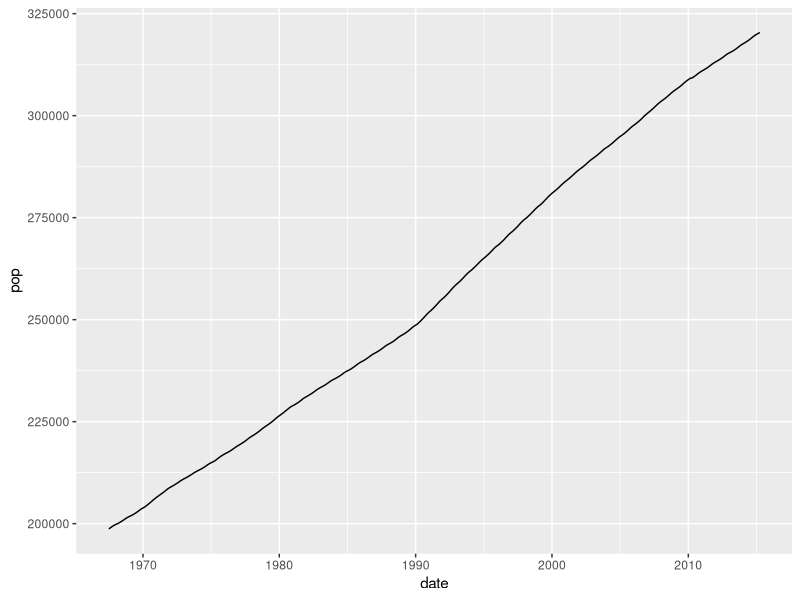
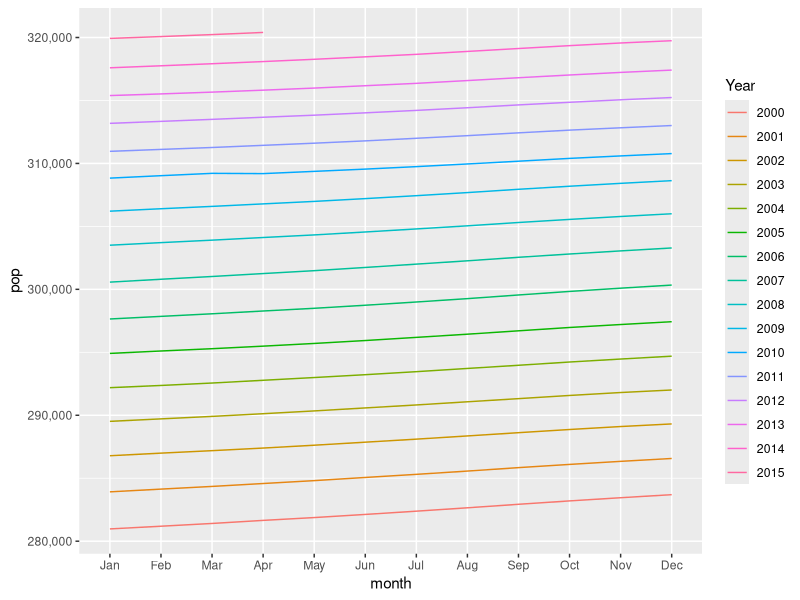
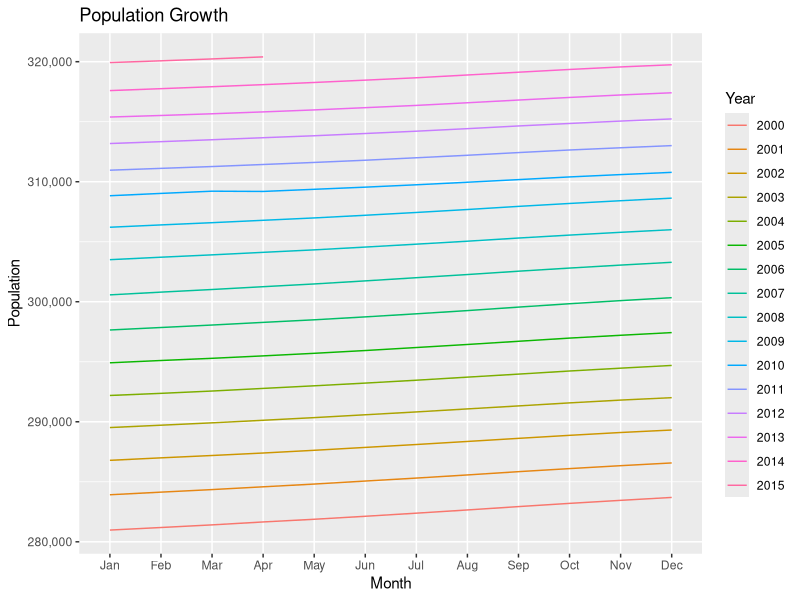
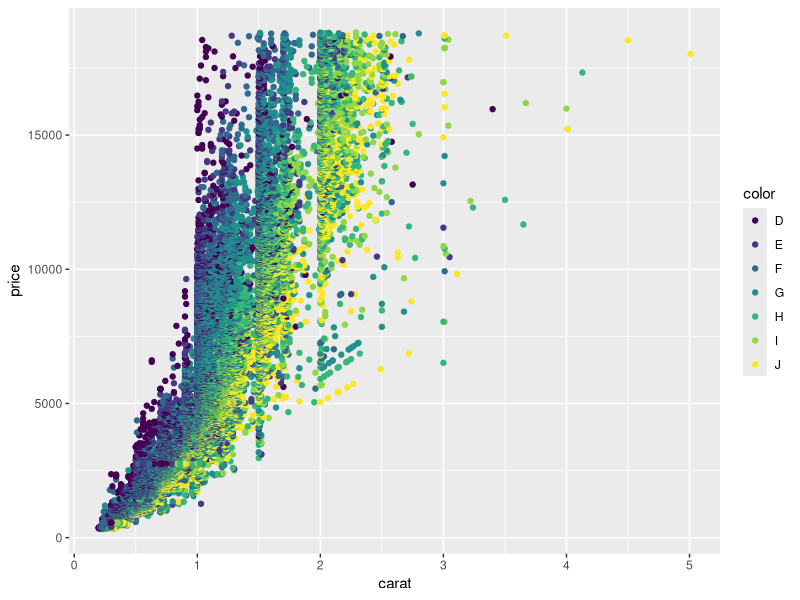
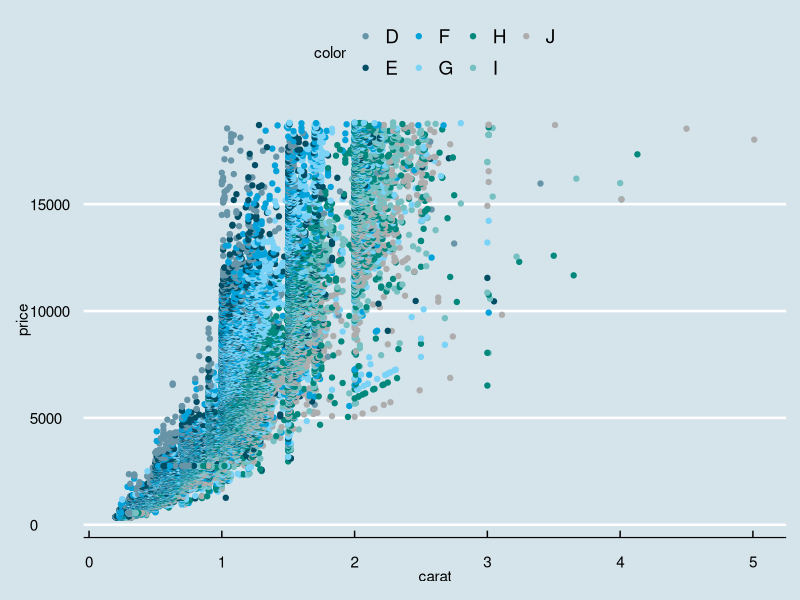
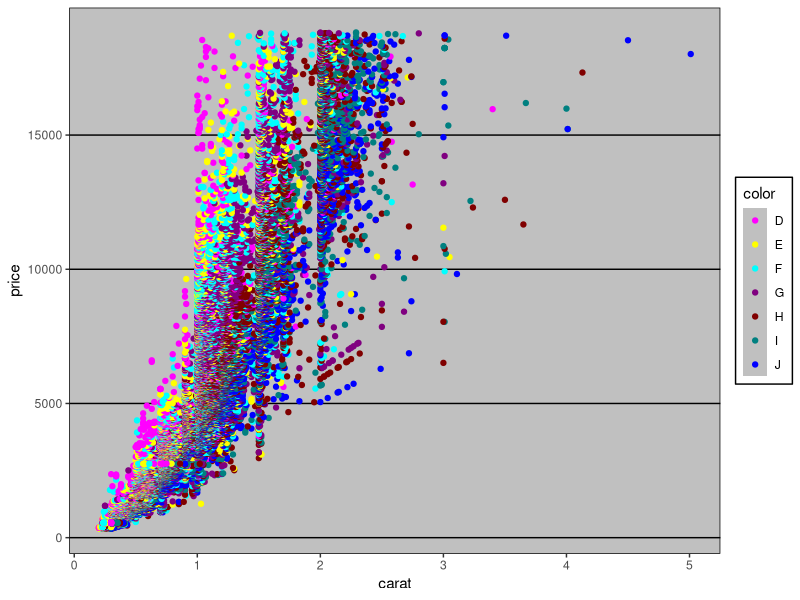
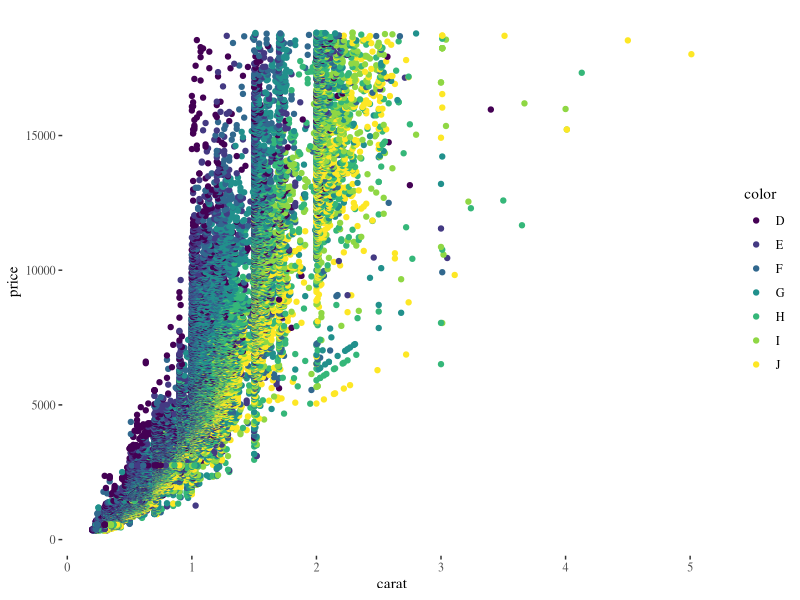
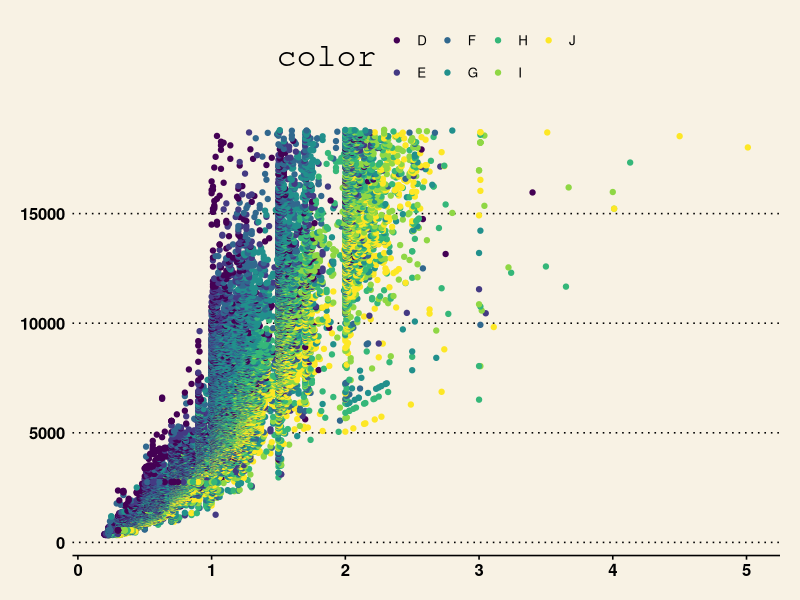

Recreate these plots in R, in order.
library(ggplot2)

economics

ggplot(economics, aes(x=date, y=pop)) + geom_line()

install.packages("lubridate")
library(lubridate)

economics$year <- year(economics$date)  # year()는 lubridate 패키지에 포함된 함수. 
                                        #economics$date 값들 중 year에 해당하는 것만 출력
economics$month <- month(economics$date, label = TRUE)  # label = TRUE로 하면 팩터형으로 저장, label = FALSE로 하면 numeric으로 저장

class(economics$month) # factor형인지 확인해 본 거.

econ2000 <- economics[which(economics$year >= 2000),]  # economics에서 year가 2000이상인 행(관측치)를 econ2000이라는 변수에 저장
econ2000

library(dplyr)
econ2000 <- economics %>% filter(year >= 2000)  # 위 코드를 파이프 연산자를 이용해서 코딩한 거. 
# filter() 함수 안에서 economics$year 인지 그냥 year라고 쓰는지 구분하기!! $표시 안하고 그냥 쓴다!!!
# 이거처럼 어느 문장을 파이프 연산자를 이용해서 바꿔서 쓰는 거 기말에 나온다!
econ2000

library(scales)

g1 <- ggplot(econ2000,aes(x=month,y=pop))
g2 <- geom_line(aes(color = factor(year),group=year))  # year를 기준으로 그룹을 나눔 (연도별로 나눔)
g3 <- scale_color_discrete(name = "Year")  # scale_color_discrete는 scales 패키지에 있는 함수
# 범례의 타이틀을 바꿀 때에는 범례가 연속형인지 범주형인지에 따라서 scale_color_continuous()이나 scale_color_discrete()을 사용
g4 <- scale_y_continuous(labels=comma)     # scale_y_continuous는 scales 패키지에 있는 함수
# scale_color_discrete()랑 scale_y_continuous() 함수는 교수님이 따로 설명 안하시고 그냥 scales 패키지 안에 있는 함수라고
# 말하고 넘어가심
g <- g1 + g2 + g3 + g4
g
g + labs(title = "Population Growth", x = "Month", y = "Population")  # labs() 함수를 통해 이름을 붙여줌

install.packages("ggthemes")
library(ggthemes)

g <- ggplot(data = diamonds, aes(x= carat, y=price)) + geom_point(aes(color=color))   # aes()함수 내 color 옵션 이용함
g
g + theme_economist() + scale_colour_economist()
g + theme_excel() + scale_colour_excel()
g + theme_tufte()
g + theme_wsj()
